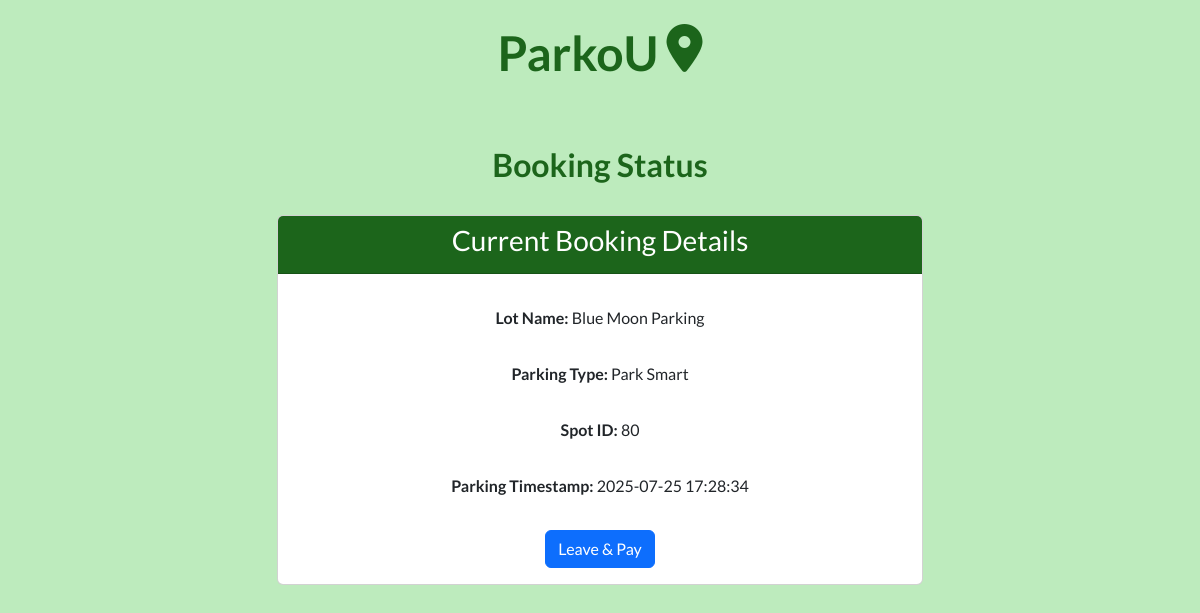
The page /booking/status/9 (signed in) on the database as committed earlier.
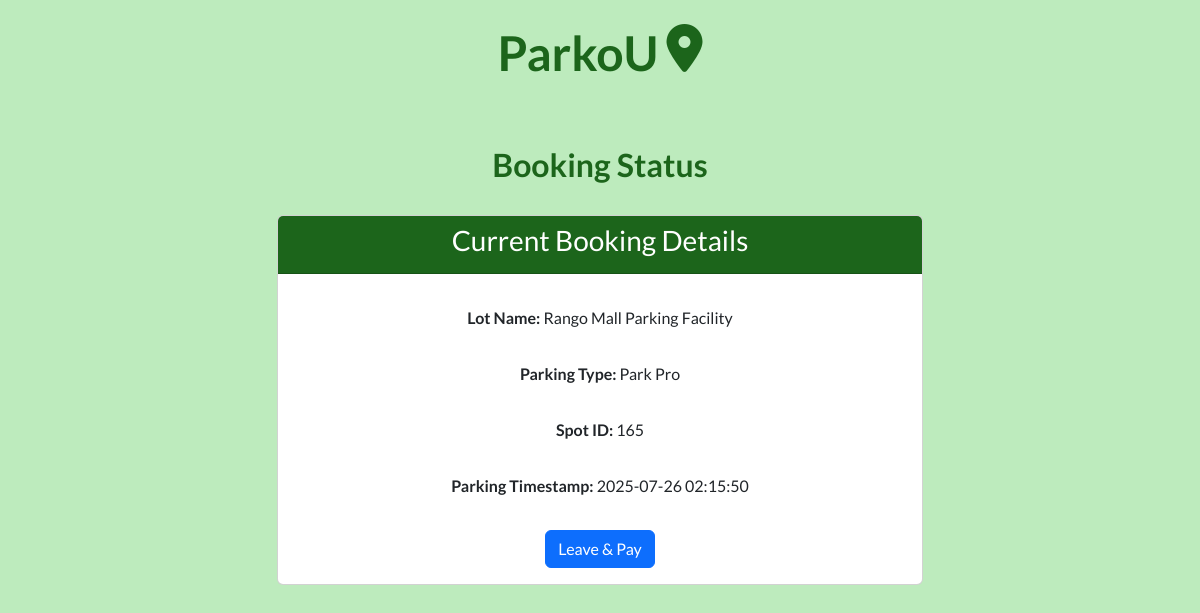
The same page on the database as committed later.
### models/models.py (models this page shows)
class ParkingLot(db.Model):
    __tablename__ = "parkinglot"
    id = db.Column(db.Integer, primary_key = True)
    lotName = db.Column(db.String(128), nullable = False)
    locationName = db.Column(db.String(128))
    address = db.Column(db.String(512), unique = True, nullable = False)
    pincode = db.Column(db.String(128), unique = True, nullable = False)
    parkLiteCount = db.Column(db.Integer)
    parkSmartCount = db.Column(db.Integer)
    parkProCount = db.Column(db.Integer)
    ratings = db.Column(db.Numeric(3,1), default = 0.0, nullable = False)
    parkingspot = db.relationship('ParkingSpot', cascade = "all, delete", passive_deletes = True, back_populates = 'parkinglot')

class Reservation(db.Model):
    __tablename__ = "reservation"
    id = db.Column(db.Integer, primary_key = True)
    spotId = db.Column(db.Integer, db.ForeignKey("parkingspot.id", ondelete = "CASCADE"), nullable = False)
    userId = db.Column(db.Integer, db.ForeignKey("user.id", ondelete = "CASCADE"),  nullable = False)
    parkingType = db.Column(db.Integer, nullable = False)
    parkingTimestamp = db.Column(db.String(128))
    leavingTimestamp = db.Column(db.String(128))
    parkingCost = db.Column(db.Integer)
    ratings = db.Column(db.Integer)
    user = db.relationship('User', back_populates='reservation')
    parkingspot = db.relationship('ParkingSpot', back_populates='reservation')

### controllers/routes.py (the view, shortened to what this page needs)
@app.route('/booking/status/<int:reservation_id>', methods = ['GET', 'POST'])
@auth_required
def booking_status(reservation_id):
    reservation = Reservation.query.get_or_404(reservation_id)
    if request.method == 'GET':
        if reservation.parkingType == 1:
                reservation.parkingTypeName = "Park Lite"
        elif reservation.parkingType == 2:
            reservation.parkingTypeName = "Park Smart"
        elif reservation.parkingType == 3:
            reservation.parkingTypeName = "Park Pro"
        else:
            reservation.parkingTypeName = "Unknown"
        return render_template('/after_login_part/user_side/booking_status.html', reservation=reservation )

### controllers/routes.py (called while the page is built)
def auth_required(func):
    @wraps(func)
    def inner(*args,**kwargs):
        if 'user_id' not in session:
            flash("Please log in to continue")
            return redirect(url_for('login_page'))
        return func(*args,**kwargs)
    return inner

### templates/after_login_part/user_side/booking_status.html (shortened to what this page needs)
{% extends 'base.html' %}
{% block stylesheet %}
<link rel="stylesheet" href="/static/css/after_login/user_side/booking_status.css">
{% endblock %}
{% block content %}
<header>
    <div class="brand-heading">
        <h1>ParkoU</h1>
        <i class="fa-solid fa-location-dot"></i>
    </div>
</header>
<main>
    <div class="container">
        <h4 id="page-heading">Booking Status</h4>
        <div class="card-container">
            <div class="card">
                <div class="card-header">
                    <h3>Current Booking Details</h3>
                </div>
                <div class="card-body">
                    <div class="reservation-details">
                        <p><strong>Lot Name:</strong> {{ reservation.parkingspot.parkinglot.lotName }}</p>
                    </div>
                    <div class="reservation-details">
                        <p><strong>Parking Type:</strong> {{ reservation.parkingTypeName }}</p>
                    </div>
                    <div class="reservation-details">
                        <p><strong>Spot ID:</strong> {{ reservation.spotId }}</p>
                    </div>
                    <div class="reservation-details">
                        <p><strong>Parking Timestamp:</strong> {{ reservation.parkingTimestamp }}</p>
                    </div>
                    <div class="reservation-details">
                        <form action="{{ url_for('booking_status', reservation_id=reservation.id) }}" method="post" onsubmit="return confirm('Are you leaving?');">
                            <button type="submit" class="btn btn-primary">Leave & Pay</button>
                        </form>
                    </div>
                </div>
            </div>
        </div>
    </div>
</main>
{% endblock %}

Rows that differ between the two databases and show on the page:
no longer on this page (row edited): ParkingLot: parkingspot.parkinglot.lotName "Blue Moon Parking"
now on this page (row edited): ParkingLot: parkingspot.parkinglot.lotName "Rango Mall Parking Facility"
changed Reservation: spotId "80" → "165"; parkingTimestamp "2025-07-25 17:28:34" → "2025-07-26 02:15:50"
Other text that changed with them:
{{ reservation.parkingTypeName }}: "Park Smart" → "Park Pro"
